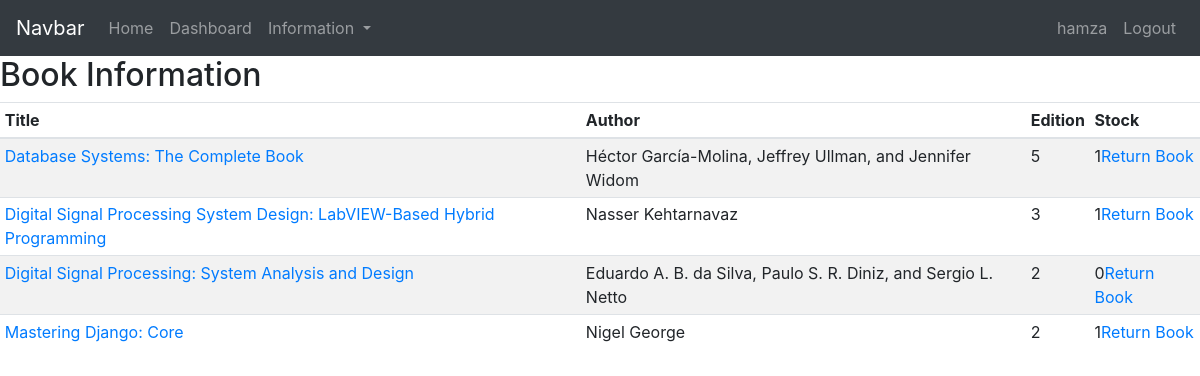
Page /dashbaord/ (signed in) on the committed database.
### course/models.py (models this page shows, shortened)
class IssueBook(models.Model):
    book =  models.ForeignKey(bookModel, on_delete=models.CASCADE, default='')
    user= models.ForeignKey(get_user_model(), on_delete=models.CASCADE, default='')

class bookModel(models.Model):
    book = models.ForeignKey(Book, on_delete = models.CASCADE)
    serialNumber=models.BigIntegerField()
    status = models.BooleanField(default = True)

class Book(models.Model):
    title=models.CharField(max_length=100)
    author=models.CharField(max_length=100)
    edition=models.IntegerField()

### course/views.py (the view)
# urls.py: url(r'^dashbaord/$', views.dashboard, name = "dashboard"),
@login_required()
def dashboard(request):
    users  =User.objects.all()
    profiles = profileModel.objects.all()
    books = bookModel.objects.all()
    issueBooks = IssueBook.objects.filter(user=request.user)
    context={
        'users' : users,
        'profiles' : profiles,
        'books' : books,
        'issueBooks' : issueBooks,
    }
    if request.user.is_superuser:
        return render(request, 'course/dashboard.html', context)
    return render(request, 'course/dashboard_1.html', context)

### course/templatetags/countStock.py (called while the page is built)
@register.filter
def countStock(value):
    return bookModel.objects.filter(book = Book.objects.get(id=value), status=True).count()

### course/templates/course/dashboard_1.html (shortened to what this page needs)
{% extends "Base.html" %}
{% load static %}
{% load countStock  %}
{% block content %}
<div class="container-fluid">
    <div class="row">
        <h2>Book Information</h2>
        <div class="table-responsive">
          <table class="table table-striped table-sm">
            <thead>
              <tr>
                <th>Title</th>
                <th>Author</th>
                <th>Edition</th>
                <th>Stock</th>
              </tr>
            </thead>
            <tbody>
              {% for i in issueBooks %}
              <tr>
                <td><a href="{% url 'book_information' i.id %}">{{ i.book.book.title }}</a></td>
                <td>{{ i.book.book.author }}</td>
                <td>{{ i.book.book.edition }}</td>
                <td>{{ i.id|countStock }}<a href="{% url 'return_Book' i.book.serialNumber %}">Return Book</a> </td>
              </tr>
              {% endfor %}
            </tbody>
          </table>
        </div>
    </div>
  </div>
{% endblock %}

### course/templates/Base.html (shortened to what this page needs)
{% load static %}
<!doctype html>
<html lang="en">
  <head>
    <link rel="stylesheet" href="https://stackpath.bootstrapcdn.com/bootstrap/4.3.1/css/bootstrap.min.css">
  </head>
  <body>
    <nav class="navbar sticky-top navbar-expand-lg navbar-dark bg-dark">
        <a class="navbar-brand" href="{% url 'home' %}">Navbar</a>
        <div class="collapse navbar-collapse" id="navbarSupportedContent">
          <ul class="navbar-nav mr-auto">
            <li class="nav-item">
              <a class="nav-link" href="{% url 'home' %}">Home</a>
            </li>
{% if request.user.is_authenticated %}
<li class="nav-item">
    <a class="nav-link" href="{% url 'dashboard' %}">Dashboard</a>
  </li>
            <li class="nav-item dropdown">
              <a class="nav-link dropdown-toggle" href="#" id="navbarDropdown" role="button" data-toggle="dropdown" aria-haspopup="true" aria-expanded="false">
                Information
              </a>
            </li>
            {% endif %}
          </ul>
          <ul class="navbar-nav ml-auto">
                      <li class="nav-item">
                        <a class="nav-link"> </a>
                      </li>
              {% if request.user.is_authenticated %}
              <li class="nav-item">
                  <a class="nav-link" href="{% url 'profile' %}" tabindex="-1" aria-disabled="true">{{ request.user.username }}</a>
              </li>
              <li class="nav-item">
                  <a class="nav-link" href="{% url 'logout' %}" tabindex="-1" aria-disabled="true">Logout</a>
              </li>
              {% endif %}
        </ul>
        </div>
      </nav>
      {% block content %}
      {% endblock %}
  </body>
</html>

### rows in the picture
IssueBook: book.book "Database Systems: The Complete Book", book.book.author "Héctor García-Molina, Jeffrey Ullman, and Jennifer Widom", book.book.edition "5", id|countStock "1"
IssueBook: book.book "Digital Signal Processing System Design: LabVIEW-Based Hybrid Programming", book.book.author "Nasser Kehtarnavaz", book.book.edition "3", id|countStock "1"
IssueBook: book.book "Digital Signal Processing: System Analysis and Design", book.book.author "Eduardo A. B. da Silva, Paulo S. R. Diniz, and Sergio L. Netto", book.book.edition "2", id|countStock "0"
IssueBook: book.book "Mastering Django: Core", book.book.author "Nigel George", book.book.edition "2", id|countStock "1"

### other values in the picture
{{ request.user.username }} "hamza"
